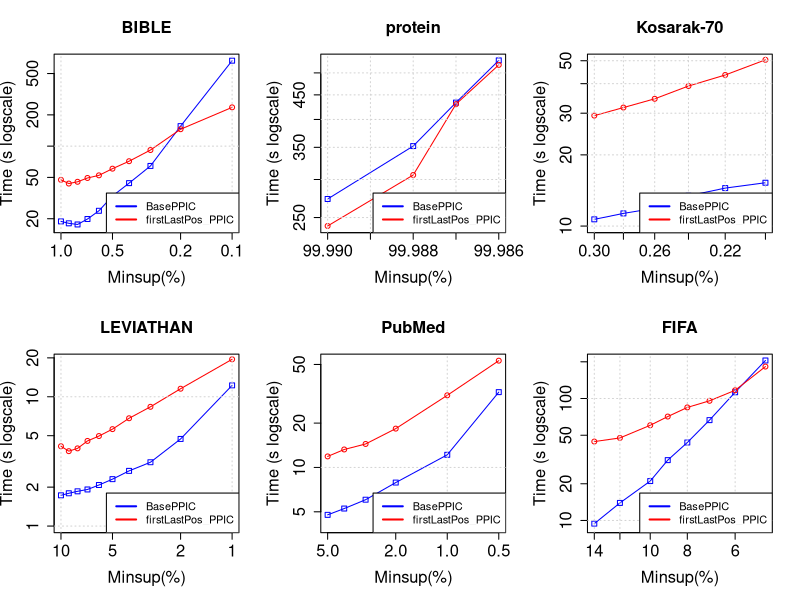

This figure's R source:
tiff("MmEsLpMiss_first_lastPos_PPIC.png", width=13, height=9, units='in', res=120)
par(mfrow=c(2,3), cex.lab=1.5, cex.axis=1.5, cex.main=1.5, cex.sub=1.5)

#BIBLE
#DATA
x <- c(0.01, 0.009, 0.008, 0.007, 0.006, 0.005, 0.004, 0.003, 0.002, 0.001)*100

zero <- c(18850, 18071, 17611, 19872, 23860, 33086, 44031, 64446, 155871, 664830)/1000
one <- c(47368, 43620, 45367, 49363, 52340, 60683, 71579, 91719, 145451, 236287)/1000

#PLOT
plot(x, zero, log = "xy", type="o", pch=0, xlab="Minsup(%)",ylab="Time (s logscale)", col="blue", xlim = rev(range(x)), ylim=c(17, 664))
lines(x, one, col="red", type="o", pch=1)
title(main="BIBLE", cex.lab=1.5, cex.axis=1.5, cex.main=1.5, cex.sub=1.5)
grid()
legend("bottomright", legend=c("BasePPIC", "firstLastPos_PPIC"), lty=c(1,1),lwd=c(2,2), col=c("blue", "red"), cex = 1)

#protein
#DATA
x <- c(0.9999, 0.99988, 0.99987, 0.99986)*100

zero <- c(273254, 352139, 433728, 530863)/1000
one <- c(240123, 306535, 430516, 519567)/1000

#PLOT
plot(x, zero, log = "xy", type="o", pch=0, xlab="Minsup(%)",ylab="Time (s logscale)", col="blue", xlim = rev(range(x)), ylim=c(240, 530))
lines(x, one, col="red", type="o", pch=1)
title(main="protein", cex.lab=1.5, cex.axis=1.5, cex.main=1.5, cex.sub=1.5)
grid()
legend("bottomright", legend=c("BasePPIC", "firstLastPos_PPIC"), lty=c(1,1),lwd=c(2,2), col=c("blue", "red"), cex = 1)

#Kosarak-70
#DATA
x <- c(0.003, 0.0028, 0.0026, 0.0024, 0.0022, 0.002)*100

zero <- c(10677, 11312, 11903, 13425, 14473, 15247)/1000
one <- c(29304, 31698, 34518, 39096, 43527, 50453)/1000

#PLOT
plot(x, zero, log = "xy", type="o", pch=0, xlab="Minsup(%)",ylab="Time (s logscale)", col="blue", xlim = rev(range(x)), ylim=c(10, 50))
lines(x, one, col="red", type="o", pch=1)
title(main="Kosarak-70", cex.lab=1.5, cex.axis=1.5, cex.main=1.5, cex.sub=1.5)
grid()
legend("bottomright", legend=c("BasePPIC", "firstLastPos_PPIC"), lty=c(1,1),lwd=c(2,2), col=c("blue", "red"), cex = 1)

#LEVIATHAN
#DATA
x <- c(0.1, 0.09, 0.08, 0.07, 0.06, 0.05, 0.04, 0.03, 0.02, 0.01)*100

zero <- c(1729, 1793, 1857, 1919, 2077, 2306, 2672, 3117, 4718, 12253)/1000
one <- c(4143, 3796, 3990, 4555, 4970, 5620, 6821, 8364, 11543, 19496)/1000

#PLOT
plot(x, zero, log = "xy", type="o", pch=0, xlab="Minsup(%)",ylab="Time (s logscale)", col="blue", xlim = rev(range(x)), ylim=c(1, 19))
lines(x, one, col="red", type="o", pch=1)
title(main="LEVIATHAN", cex.lab=1.5, cex.axis=1.5, cex.main=1.5, cex.sub=1.5)
grid()
legend("bottomright", legend=c("BasePPIC", "firstLastPos_PPIC"), lty=c(1,1),lwd=c(2,2), col=c("blue", "red"), cex = 1)

#PubMed
#DATA
x <- c(0.05, 0.04, 0.03, 0.02, 0.01, 0.005)*100

zero <- c(4767, 5261, 6040, 7894, 12184, 32451)/1000
one <- c(11880, 13242, 14432, 18345, 30869, 53054)/1000

#PLOT
plot(x, zero, log = "xy", type="o", pch=0, xlab="Minsup(%)",ylab="Time (s logscale)", col="blue", xlim = rev(range(x)), ylim=c(4, 53))
lines(x, one, col="red", type="o", pch=1)
title(main="PubMed", cex.lab=1.5, cex.axis=1.5, cex.main=1.5, cex.sub=1.5)
grid()
legend("bottomright", legend=c("BasePPIC", "firstLastPos_PPIC"), lty=c(1,1),lwd=c(2,2), col=c("blue", "red"), cex = 1)

#FIFA
#DATA
x <- c(0.14, 0.12, 0.1, 0.09, 0.08, 0.07, 0.06, 0.05)*100

zero <- c(9423, 13932, 21048, 31249, 43581, 66511, 112528, 204980)/1000
one <- c(44359, 47508, 60336, 71129, 84512, 95768, 116766, 182728)/1000

#PLOT
plot(x, zero, log = "xy", type="o", pch=0, xlab="Minsup(%)",ylab="Time (s logscale)", col="blue", xlim = rev(range(x)), ylim=c(9, 204))
lines(x, one, col="red", type="o", pch=1)
title(main="FIFA", cex.lab=1.5, cex.axis=1.5, cex.main=1.5, cex.sub=1.5)
grid()
legend("bottomright", legend=c("BasePPIC", "firstLastPos_PPIC"), lty=c(1,1),lwd=c(2,2), col=c("blue", "red"), cex = 1)

#slen1
#DATA
x <- c(0.0017, 0.00165, 0.0016, 0.00155, 0.0015, 0.00145, 0.0014, 0.00135, 0.0013)*100


#PLOT
#slen2
#DATA
x <- c(0.0015, 0.00145, 0.0014, 0.00135, 0.0013, 0.00125, 0.0012, 0.00115, 0.0011)*100


#PLOT
dev.off()
